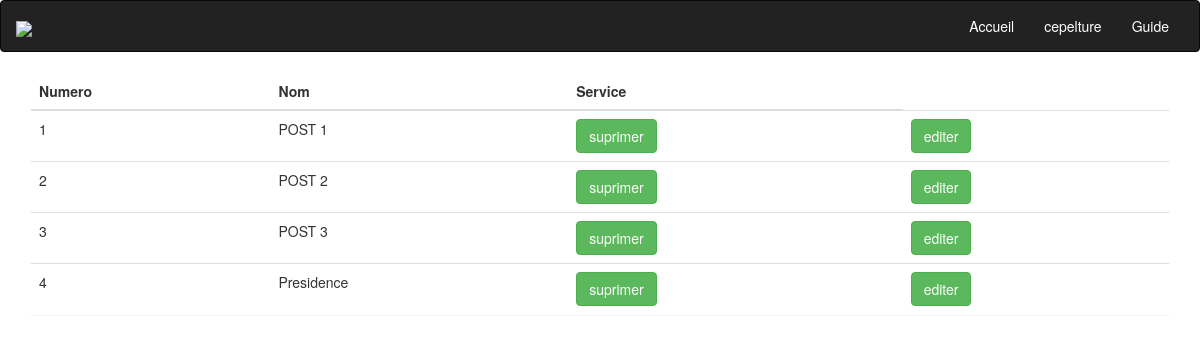
Page /listeservice.php on the committed database.
### tables this page shows
CREATE TABLE `service` (
  `id_service` int(11) NOT NULL,
  `libele_service` varchar(45) NOT NULL,
  `code_service` varchar(25) NOT NULL
);

### listeservice.php (the view, shortened to what this page needs)
<!DOCTYPE html>
<html>
<head>
  <link rel="stylesheet" type="text/css" href="css/bootstrap.min.css">
</head>
<body>
         <nav class="navbar navbar-inverse">
               <div class="container-fluid">
                     <div class="navbar-header">
                          <a class="navbar-brand" href="#"><img class="login-img"  src="image/WorkStore.png" ></a>
                     </div>
                        <div class="collapse navbar-collapse" id="Mynavbar">
                             <ul class="nav navbar-nav navbar-right">
                                 <li class=><a href="direhome.php" " style="color: white;">Accueil</a></li>
                                 <li ><a href="#" style="color: white;">cepelture</a></li>
                                 <li ><a href="#" style="color: white;">Guide</a></li>
                             </ul>
                        </div>
               </div>
         </nav>
                  <div class="container">
                <div class="row">
                  <div class="col-sm-12">
                      <section class="panel">
                          <table class="table">
                              <thead>
                              <tr>
                                  <th>Numero</th>
                                  <th>Nom</th>
                                  <th>Service</th>
                              </tr>
                              </thead>
                              <tbody>
                              <tr>
         <?php
           include("base.php");
            $query=$bdd->query("SELECT * FROM service");
           while ($donnee=$query->fetch()) {   ?>
                                  <td><?php echo $donnee["id_service"]  ; ?></td>
                                  <td><?php echo  $donnee["libele_service"] ; ?></td>
                                   <td> <a href="suprimerservice.php?id=<?php echo $donnee["id_service"]?>"> <button class="btn btn-success">suprimer</button></a></td>
                              <td><a href="suprimerservice.php?id=<?php echo $donnee["id_service"]?>" > <button class="btn btn-success">editer</button></a></td>
                              </tr>
      <?php  }   ?>
                              </tbody>
                          </table>
                      </section>
                  </div>
         </div>
    </body>
</html>

### rows in the picture
service: id_service "1", libele_service "POST 1"
service: id_service "2", libele_service "POST 2"
service: id_service "3", libele_service "POST 3"
service: id_service "4", libele_service "Presidence"
